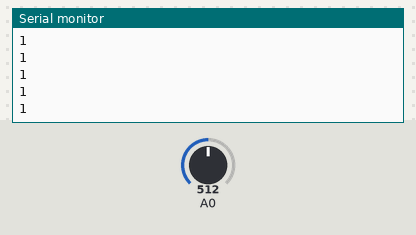
This sketch was run on a simulated ESP8266 (NodeMCU). Shown: the last lines printed to the serial monitor. The test bench sets the inputs (shaded band); at power-on: A0 = 512. WiFi joins after 1.5 s; servers stay silent unless stated.

Above: at 2.7 s.
2.8 s: A0 set to 0
At 2.81 s:
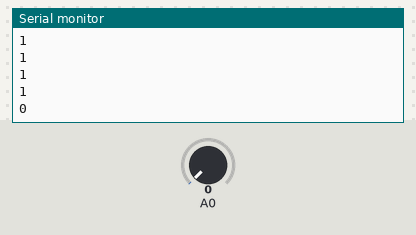
4.3 s: A0 set to 122
At 4.32 s:
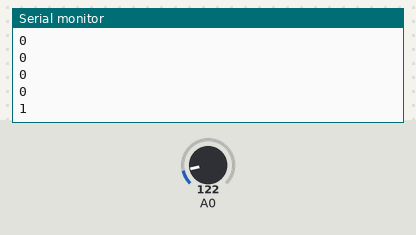
7.3 s: A0 set to 0
At 7.42 s:
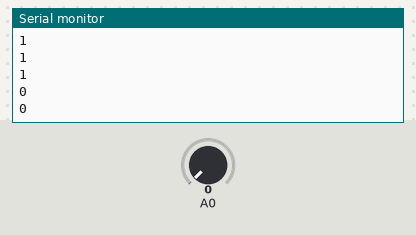

Measured:
- after the input at 2.8 s, the serial monitor: prints a new line at once (image 1)
- after the input at 7.3 s, the serial monitor: prints a new line at once (image 3)

The sketch:

sinricpro-laundry-alert.ino
```cpp
#ifdef ENABLE_DEBUG
       #define DEBUG_ESP_PORT Serial
       #define NODEBUG_WEBSOCKETS
       #define NDEBUG
#endif

#include <Arduino.h>
#ifdef ESP8266
       #include <ESP8266WiFi.h>
#endif
#ifdef ESP32
       #include <WiFi.h>
#endif

#include "CircularBuffer.h"

#include "SinricPro.h"
#include "WashingMachine.h"

#define WIFI_SSID         "YOUR-WIFI-SSID"
#define WIFI_PASS         "YOUR-WIFI-PASSWORD"
#define APP_KEY           "YOUR-APP-KEY"      // Should look like "de0bxxxx-1x3x-4x3x-ax2x-5dabxxxxxxxx"
#define APP_SECRET        "YOUR-APP-SECRET"   // Should look like "5f36xxxx-x3x7-4x3x-xexe-e86724a9xxxx-4c4axxxx-3x3x-x5xe-x9x3-333d65xxxxxx"
#define DEVICE_ID         "YOUR-DEVICE-ID"    // Should look like "5dc1564130xxxxxxxxxxxxxx"

#define BAUD_RATE         9600

#define SAMPLE_SIZE             50  // No of samples to evaluate for the start/stop of a wash/dry circle
#define NO_OF_POSTIVE_SAMPLES   30  // samples within SAMPLE_SIZE that are postive or negative to confirm start/stop the wash/dry circle
#define VIBRATION_SENSOR_PIN    D2  // Vibration sensor (SW420) is connected to D2.

#define IDLE        0
#define SPIN_CYCLE  1

WashingMachine &washingMachine = SinricPro[DEVICE_ID];
CircularBuffer<bool, SAMPLE_SIZE> samples;
bool detected = 0;
byte state = 0;

// setup function for WiFi connection
void setupWiFi() {
  Serial.printf("\r\n[Wifi]: Connecting");
  WiFi.begin(WIFI_SSID, WIFI_PASS);

  while (WiFi.status() != WL_CONNECTED) {
    Serial.printf(".");
    delay(250);
  }

  WiFi.setAutoReconnect(true);
  WiFi.persistent(true);

  Serial.printf("connected!\r\n[WiFi]: IP-Address is %s\r\n", WiFi.localIP().toString().c_str());
}

// setup function for SinricPro
void setupSinricPro() {
  // setup SinricPro
  SinricPro.onConnected([](){ Serial.printf("Connected to SinricPro\r\n"); });
  SinricPro.onDisconnected([](){ Serial.printf("Disconnected from SinricPro\r\n"); });
  SinricPro.begin(APP_KEY, APP_SECRET);
}

void setup() {
  Serial.begin(BAUD_RATE);

  setupWiFi();
  setupSinricPro();

  Serial.println("Goto: IDLE");
  state = IDLE;
}

// @state true detected, false not-detected
bool vibration(bool state) {
  int positive_count = 0;

  for(int i = 0; i < SAMPLE_SIZE ; i++){
      if(samples.pop() == state)
          positive_count++;
  }

  if(positive_count >= NO_OF_POSTIVE_SAMPLES) {
      return true;
  }
  else {
      return false;
  }
}

// PushNotificationController
void sendPushNotification(String notification) {
  washingMachine.sendPushNotification(notification);
}

// ModeController
void updateMode(String instance, String mode) {
  washingMachine.sendModeEvent(instance, mode, "PHYSICAL_INTERACTION");
}

void loop() {
  SinricPro.handle();

  // Read the measurement value.
  detected = analogRead(VIBRATION_SENSOR_PIN);
  samples.push(detected);

  //Serial.print("detected:");
  Serial.println(detected);

  switch (state) {
    case IDLE:
      if(vibration(true)) {
        Serial.println("Vibration detected! Go to SPIN_CYCLE");
        updateMode("modeInstance1", "spinning");
        sendPushNotification("Laundry will be ready in 10 mins!");
        state = SPIN_CYCLE;
        return;
      }
      break;
    case SPIN_CYCLE:
      if(vibration(false)) {
        Serial.println("Vibration not detected! Go to IDLE");
        sendPushNotification("Time to pick up the laundry!!");
        updateMode("modeInstance1", "idle");
        state = IDLE;
        return;
      }
      break;
  }

  delay(100);
}

//int sensor = A0;
//
//void setup() {
//  Serial.begin(9600);
//}
//
//void loop() {
//  int val = analogRead(sensor);
//  Serial.println(val);
//  delay(50);
//}
```

CircularBuffer.h
```cpp
// (licence header left out)
/*

How to use:

struct Thing {
  int addr;
  void *data;
};

CircularBuffer<Thing, 256> buffer;

buffer.push(Thing{addr1, data1});
// ...

if 0 < buffer.remain() {
  auto data = buffer.pop();
  // ...
}

https://gist.github.com/yagihiro/66279
*/

#ifndef CIRCULARBUFFER_h
#define CIRCULARBUFFER_h
#include <inttypes.h>

template <typename T, uint16_t Size>
class CircularBuffer {
public:
  enum {
    Empty = 0,
    Half = Size / 2,
    Full = Size,
  };

  CircularBuffer() :
    wp_(buf_), rp_(buf_), tail_(buf_+Size),  remain_(0) {}
  ~CircularBuffer() {}
  void push(T value) {
    *wp_++ = value;
    remain_++;
    if (wp_ == tail_) wp_ = buf_;
  }
  T pop() {
    T result = *rp_++;
    remain_--;
    if (rp_ == tail_) rp_ = buf_;
    return result;
  }
  int remain() const {
    return remain_;
  }

private:
  T buf_[Size];
  T *wp_;
  T *rp_;
  T *tail_;
  uint16_t remain_;
};

#endif
```

WashingMachine.h
```cpp
#ifndef _WASHINGMACHINE_H_
#define _WASHINGMACHINE_H_

#include <SinricProDevice.h>
#include <Capabilities/PushNotification.h>
#include <Capabilities/ModeController.h>

class WashingMachine
: public SinricProDevice
, public PushNotification<WashingMachine>
, public ModeController<WashingMachine> {
  friend class PushNotification<WashingMachine>;
  friend class ModeController<WashingMachine>;
public:
  WashingMachine(const String &deviceId) : SinricProDevice(deviceId, "WashingMachine") {};
};

#endif
```
